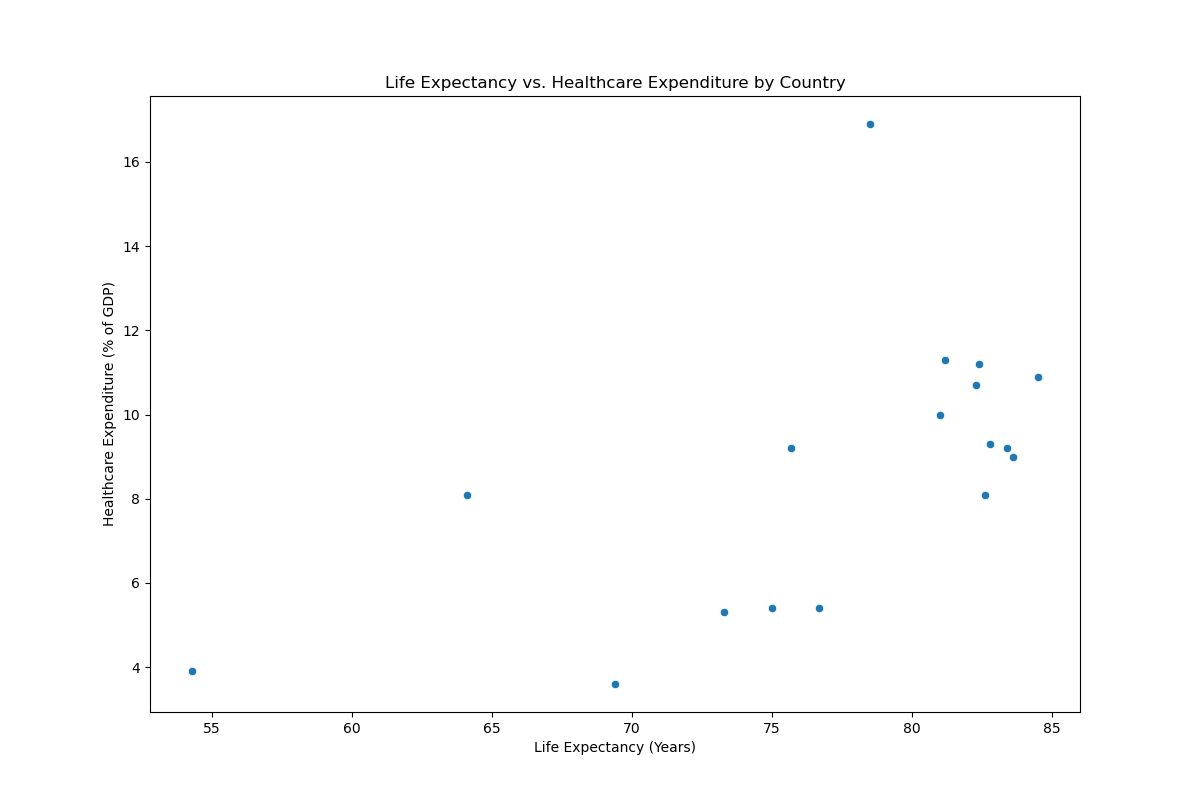

This chart was generated by the following Python code:

import seaborn as sns
import pandas as pd
import matplotlib.pyplot as plt

# Create a DataFrame with the provided data
data = {
    'Country': ['USA', 'Canada', 'Germany', 'France', 'UK', 'Japan', 'Australia', 'Italy', 'Spain', 'South Korea', 'China', 'India', 'Brazil', 'Russia', 'Mexico', 'Nigeria', 'South Africa'],
    'Life_Expectancy_Years': [78.5, 82.3, 81.2, 82.4, 81.0, 84.5, 82.8, 83.6, 83.4, 82.6, 76.7, 69.4, 75.7, 73.3, 75.0, 54.3, 64.1],
    'Healthcare_Expenditure_Percentage_GDP': [16.9, 10.7, 11.3, 11.2, 10.0, 10.9, 9.3, 9.0, 9.2, 8.1, 5.4, 3.6, 9.2, 5.3, 5.4, 3.9, 8.1]
}

df = pd.DataFrame(data)

# Plotting the scatterplot
plt.figure(figsize=(12, 8))
scatterplot = sns.scatterplot(data=df, x='Life_Expectancy_Years', y='Healthcare_Expenditure_Percentage_GDP', palette=['#FFA07A', '#20B2AA'])

scatterplot.set_title('Life Expectancy vs. Healthcare Expenditure by Country')
scatterplot.set_xlabel('Life Expectancy (Years)')
scatterplot.set_ylabel('Healthcare Expenditure (% of GDP)')
plt.show()
